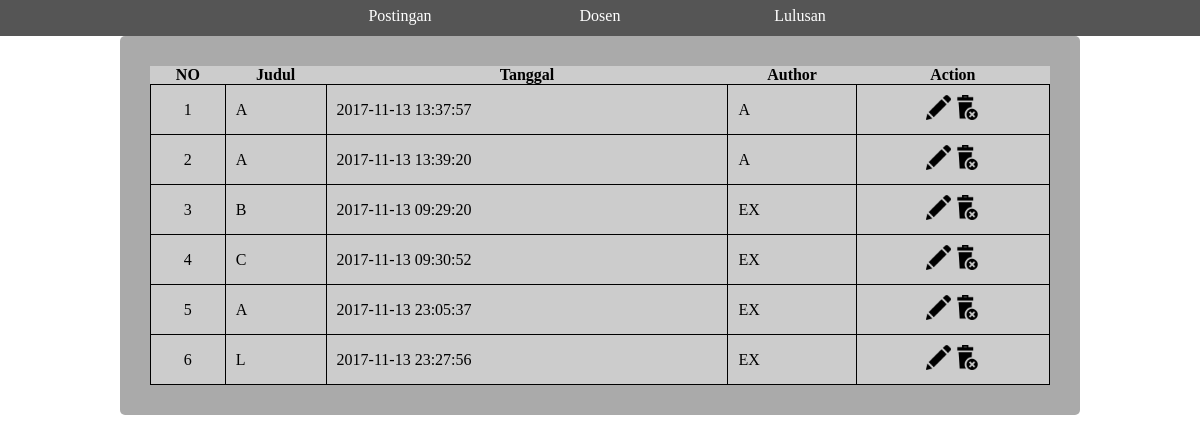
Page /admin/Unused/viewP.php on the earlier database version.
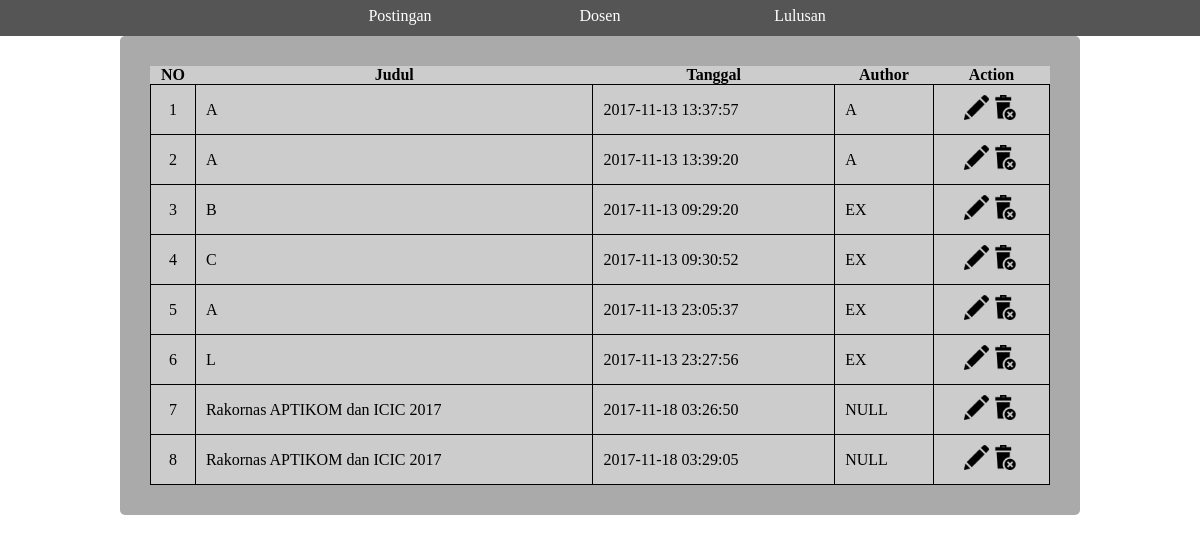
Same page on the later database version.
### tables this page shows
CREATE TABLE `posting` (
  `ID` int(11) NOT NULL,
  `Judul` text NOT NULL,
  `Tanggal` timestamp NOT NULL DEFAULT CURRENT_TIMESTAMP,
  `Isi` text NOT NULL,
  `Author` text NOT NULL,
  `tag0` int(11) DEFAULT NULL,
  `tag1` int(11) DEFAULT NULL,
  `tag2` int(11) DEFAULT NULL,
  `tag3` int(11) DEFAULT NULL,
  `tag4` int(11) DEFAULT NULL,
  `tag5` int(11) DEFAULT NULL,
  `tag6` int(11) DEFAULT NULL,
  `tag7` int(11) DEFAULT NULL,
  `tag8` int(11) DEFAULT NULL
);

### admin/Unused/viewP.php (the view, shortened to what this page needs)
<!DOCTYPE html>
<html lang="en" xmlns="http://www.w3.org/1999/xhtml">
<head>
</head>
<body>
    <div class="admin-content-pos">
    <?php
	include '../database.php';
	$sql = "SELECT `ID`, `Judul`, `Tanggal`, `Author` FROM `posting`";
	$result = $conn->query($sql);
	$i=1;
	if ($result->num_rows > 0)
	{
        echo"<div class=\"admin-main-content\">";
        echo"    <table style=\"width:100%\">";
		echo"	<tr>";
		echo"		<th>NO</th>";
		echo"		<th>Judul</th>";
		echo"		<th>Tanggal</th>";
		echo"		<th>Author</th>";
		echo"		<th>Action</th>";
		echo"	</tr>";
		while($row = $result->fetch_assoc())
		{
			echo"<tr>";
			echo"	<td style=\"text-align:center;\">".$i."</td>";
			echo"	<td>".$row["Judul"]."</td>";
			echo"	<td>".$row["Tanggal"]."</td>";
			echo"	<td>".$row["Author"]."</td>";
			echo"	<td style=\"text-align:center;\">";
			echo"		<a href=\"editP.php?ID=".$row["ID"]."\"><img src=\"img/edit.png\" style=\"width:25px\"></a>";
			echo"		<a ><img src=\"img/delete.png\" style=\"width:25px;cursor: pointer;\" onclick=\"javascript:deleteP(".$row["ID"].")\"></a>";
			echo"	</td>";
			echo"</tr>";
			$i+=1;
		}
		echo"	</table>";
	}
	else{
		echo "<h1>No data found</h1>";
	}
	?>
        </div>
    </div>
</body>
</html>

### admin/css/adm-navbar.css (style rules this page uses)
.admin-top-box-wrapper { position: absolute; width: 100%; top : 0; height: auto; background-color: #555; z-index: 9; }
.admin-top-box-bar { position : relative; width : 600px; margin: auto; height: auto; list-style-type: none; padding: 0; color: white; }
.admin-top-box-bar li { float: left; width: 200px; transition: 0.2s; }
.admin-top-box-bar li a { width: 100%; display: inline-block; color: white; text-align: center; padding: 7px 0; font-family: 'Futura Md BT'; text-decoration: none; margin-bottom: 4px; }

### admin/css/adm-content.css (style rules this page uses)
.admin-content-pos { position: relative; width: 80%; max-width: 1200px; height: auto; margin: 0 auto; padding: 20px; }
.admin-main-content { margin-top: 16px; height: auto; padding: 30px; background-color: #aaa; border-radius: 5px; }
.admin-main-content table { width: 100%; border-collapse: collapse; background-color: #ccc; }
.admin-main-content table td { padding: 10px; border: 1px solid black; font-family: 'Futura Bk BT'; vertical-align: middle; }

Differences in the rows shown:
added posting: Judul "Rakornas APTIKOM dan ICIC 2017", Tanggal "2017-11-18 03:26:50", Author "NULL"
added posting: Judul "Rakornas APTIKOM dan ICIC 2017", Tanggal "2017-11-18 03:29:05", Author "NULL"
